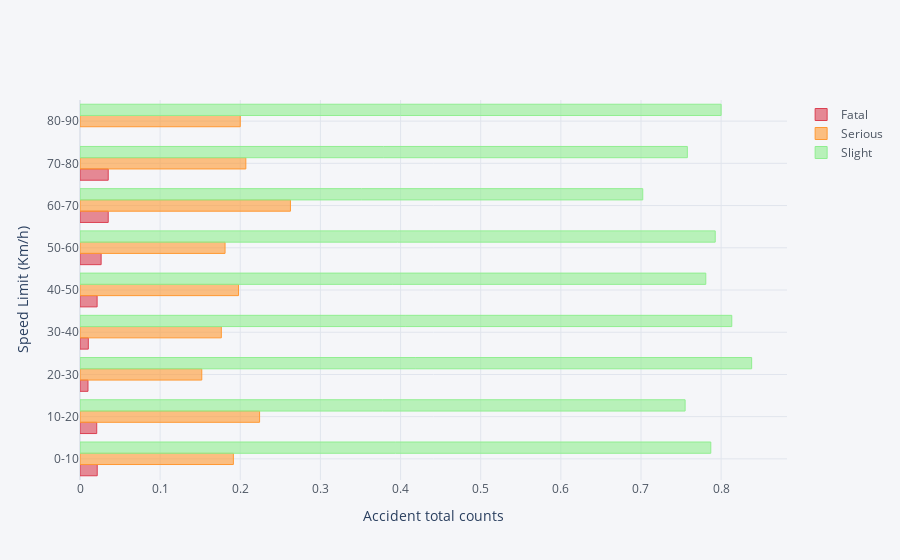

Write notebook code for a chart like this one.
### Code cell
fig, ax = plt.subplots(1, figsize=(30,10))

accidents.groupby('Speed_limit_2')['Accident_Severity'].value_counts(normalize=True).unstack().plot(kind='bar', stacked=False, color=['red', 'orange', 'lightgreen'], ax=ax)

ax.legend(loc='best', bbox_to_anchor=(1,1))

ax.set_title('Accident severity proportions at different speed limits')
ax.set_xlabel('Road speed limit (mph)',rotation=0)
ax.set_ylabel('Proportion of accidents')
plt.xticks(rotation=0)
plt.show()


fig = accidents.groupby(['Speed_limit_2'])['Accident_Severity'].value_counts(normalize=True).unstack().iplot(kind='barh',color=['red', 'orange', 'lightgreen'], ax=ax,asFigure=True)
fig.layout.xaxis.title = "Accident total counts"
fig.layout.yaxis.title = "Speed Limit (Km/h)"
fig.show()

'''fig2 = accidents.groupby(['Speed_limit_2'])['Number_of_Casualties'].sum().iplot(kind='bar',color=['red', 'orange', 'lightgreen'], ax=ax,asFigure=True)
fig2.layout.xaxis.title = "Casualty total counts"
fig2.layout.yaxis.title = "Speed Limit (Km/h)"
fig2.show()'''

### Figure 1 — Plotly figure (JSON) as saved in the notebook; plotly's stock layout.template omitted (floating-point values rounded to 4 significant figures)
{"data": [{"marker": {"color": "rgba(219, 64, 82, 0.6)", "line": {"color": "rgba(219, 64, 82, 1.0)", "width": 1}}, "name": "Fatal", "orientation": "h", "text": "", "type": "bar", "x": [0.02151, 0.02086, 0.009967, 0.01038, 0.02135, 0.02638, 0.03522, 0.03522, ""], "y": ["0-10", "10-20", "20-30", "30-40", "40-50", "50-60", "60-70", "70-80", "80-90"]}, {"marker": {"color": "rgba(255, 153, 51, 0.6)", "line": {"color": "rgba(255, 153, 51, 1.0)", "width": 1}}, "name": "Serious", "orientation": "h", "text": "", "type": "bar", "x": [0.1914, 0.2241, 0.152, 0.1763, 0.1978, 0.181, 0.2626, 0.2069, 0.2], "y": ["0-10", "10-20", "20-30", "30-40", "40-50", "50-60", "60-70", "70-80", "80-90"]}, {"marker": {"color": "rgba(144, 238, 144, 0.6)", "line": {"color": "rgba(144, 238, 144, 1.0)", "width": 1}}, "name": "Slight", "orientation": "h", "text": "", "type": "bar", "x": [0.7871, 0.755, 0.8381, 0.8133, 0.7809, 0.7926, 0.7022, 0.7578, 0.8], "y": ["0-10", "10-20", "20-30", "30-40", "40-50", "50-60", "60-70", "70-80", "80-90"]}], "layout": {"autosize": true, "legend": {"bgcolor": "#F5F6F9", "font": {"color": "#4D5663"}}, "paper_bgcolor": "#F5F6F9", "plot_bgcolor": "#F5F6F9", "title": {"font": {"color": "#4D5663"}}, "xaxis": {"autorange": true, "gridcolor": "#E1E5ED", "range": [0, 0.8822], "showgrid": true, "tickfont": {"color": "#4D5663"}, "title": {"text": "Accident total counts"}, "type": "linear", "zerolinecolor": "#E1E5ED"}, "yaxis": {"autorange": true, "gridcolor": "#E1E5ED", "range": [-0.5, 8.5], "showgrid": true, "tickfont": {"color": "#4D5663"}, "title": {"text": "Speed Limit (Km/h)"}, "type": "category", "zerolinecolor": "#E1E5ED"}}}
